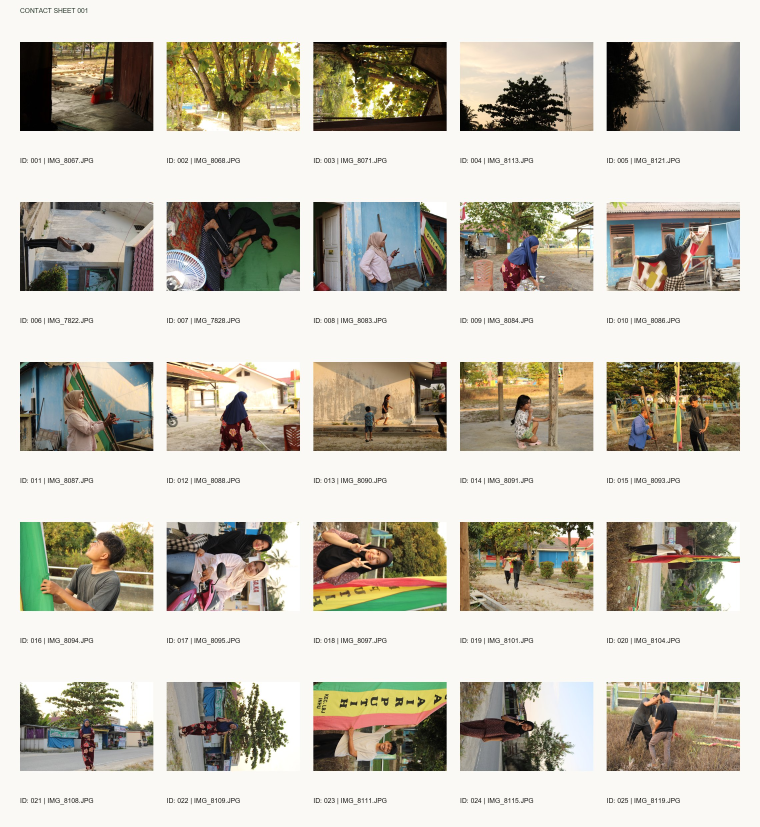
#> input picture contact-sheets/sheet_001.jpg, 2280 x 2480 px, given as the content of the folder c:/Mine/porto/profildesainhu/newimg, which was not available (shown at 1/3 size)
$ python generate_contact_sheets.py
#> lines starting #> are read from the running program, lines starting #| are printed output that depends on the picture; pictures that were not available may be replaced by others from this repository, and a replacement may not be noted
import os
from PIL import Image, ImageDraw, ImageFont

src_dir = 'c:/Mine/porto/profildesainhu/newimg'
artifact_dir = 'C:/Users/acer/.gemini/antigravity-ide/brain/a52c3b0c-1afc-40eb-8cf1-db3b465cd88d/scratch/contact-sheets'
local_dir = 'c:/Mine/porto/profildesainhu/Desa Air Putih Digital Experience/contact-sheets'

os.makedirs(artifact_dir, exist_ok=True)
os.makedirs(local_dir, exist_ok=True)

image_paths = []
for root, dirs, files in os.walk(src_dir):
    for f in files:
        if f.lower().endswith(('.png', '.jpg', '.jpeg', '.webp')):
            image_paths.append(os.path.join(root, f))
image_paths.sort()

# Configuration for contact sheet
thumb_w = 400
thumb_h = 400
cols = 5
rows = 5
padding = 40
margin = 60
text_h = 40

sheet_w = margin * 2 + cols * thumb_w + (cols - 1) * padding
sheet_h = margin * 2 + rows * (thumb_h + text_h) + (rows - 1) * padding

try:
    font = ImageFont.truetype("arial.ttf", 20)
except:
    font = ImageFont.load_default()

counter = 1
sheet_num = 1
current_img_idx = 0

while current_img_idx < len(image_paths):
    sheet = Image.new('RGB', (sheet_w, sheet_h), (250, 249, 246))
    draw = ImageDraw.Draw(sheet)

    # Title
    draw.text((margin, 20), f"CONTACT SHEET {sheet_num:03d}", fill=(44, 62, 45), font=font)

    for row in range(rows):
        for col in range(cols):
            if current_img_idx >= len(image_paths):
                break

            path = image_paths[current_img_idx]
            filename = os.path.basename(path)
            file_id = f"{counter:03d}"

            x = margin + col * (thumb_w + padding)
            y = margin + row * (thumb_h + text_h + padding)

            try:
                with Image.open(path) as img:
#> img is the input picture: PIL image 2280x2480 RGB; mean R, G, B 195.2, 190.6, 177.5
                    img.thumbnail((thumb_w, thumb_h))
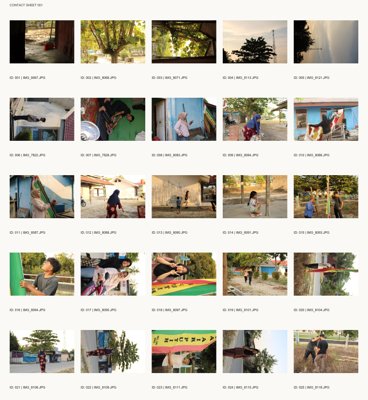
#> img: PIL image 368x400 RGB; mean R, G, B 195.1, 190.5, 177.5
                    if img.mode in ('RGBA', 'P'):
                        img = img.convert('RGB')

                    # Center thumbnail in its cell
                    offset_x = x + (thumb_w - img.width) // 2
#> offset_x = 76
                    offset_y = y + (thumb_h - img.height) // 2
#> offset_y = 60
                    sheet.paste(img, (offset_x, offset_y))
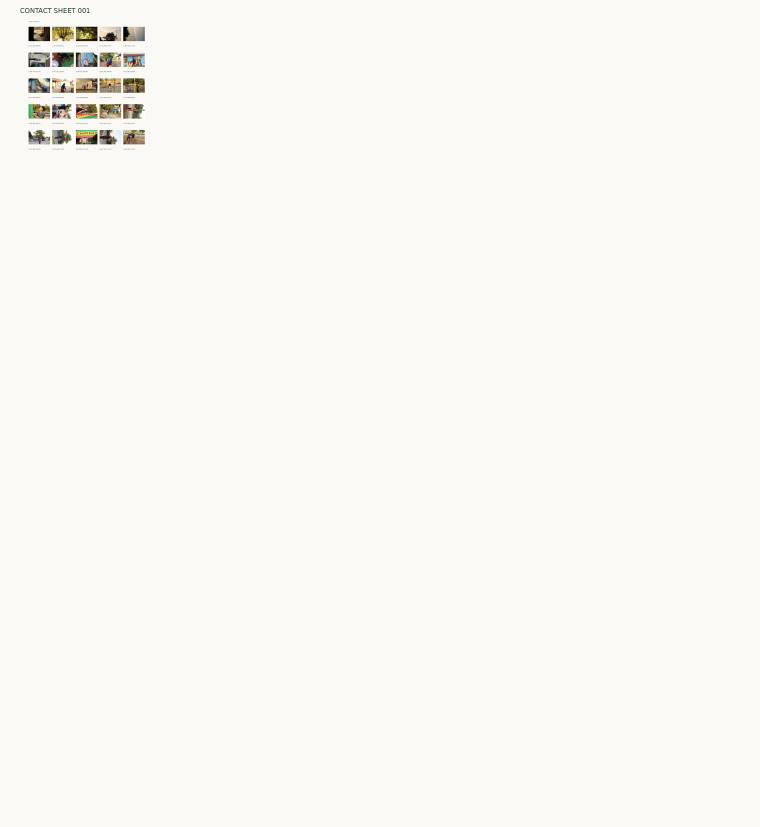
#> sheet: PIL image 2280x2480 RGB (shown at 1/3 size); mean R, G, B 248.5, 247.4, 244.2
            except Exception as e:
                draw.rectangle([x, y, x+thumb_w, y+thumb_h], fill=(200, 200, 200))
                draw.text((x+10, y+thumb_h//2), "ERROR LOADING", fill=(255, 0, 0))

            # Label
            label_text = f"ID: {file_id} | {filename[:15]}"
            draw.text((x, y + thumb_h + 10), label_text, fill=(26, 26, 26), font=font)

            counter += 1
            current_img_idx += 1

    # Save sheet
    sheet_name = f"sheet_{sheet_num:03d}.jpg"
    sheet.save(os.path.join(local_dir, sheet_name), 'JPEG', quality=85)
    sheet.save(os.path.join(artifact_dir, sheet_name), 'JPEG', quality=85)

    print(f"Generated {sheet_name} with {min(25, counter - 1 - (sheet_num - 1) * 25)} images")
    sheet_num += 1

print("All contact sheets generated.")

$ run again, on contact-sheets/sheet_005.jpg
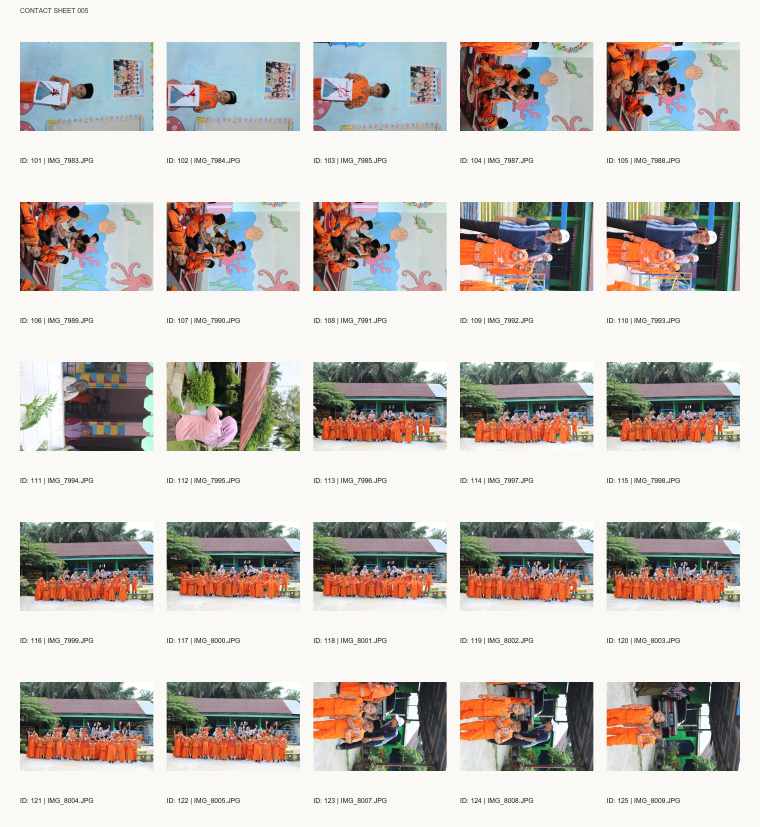
#> input picture contact-sheets/sheet_005.jpg, 2280 x 2480 px, given as the content of the folder c:/Mine/porto/profildesainhu/newimg, which was not available (shown at 1/3 size)
#> img is the input picture: PIL image 2280x2480 RGB; mean R, G, B 200, 194.1, 189.1
#> `img.thumbnail((thumb_w, thumb_h))`:
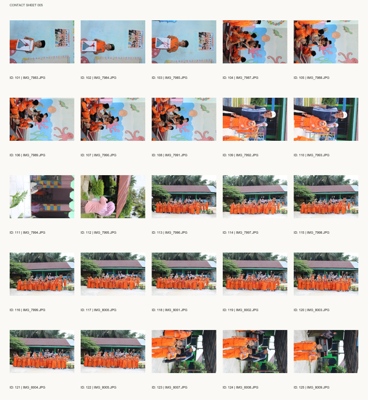
#> img: PIL image 368x400 RGB; mean R, G, B 199.9, 194, 189.1
#> `sheet.paste(img, (offset_x, offset_y))`:
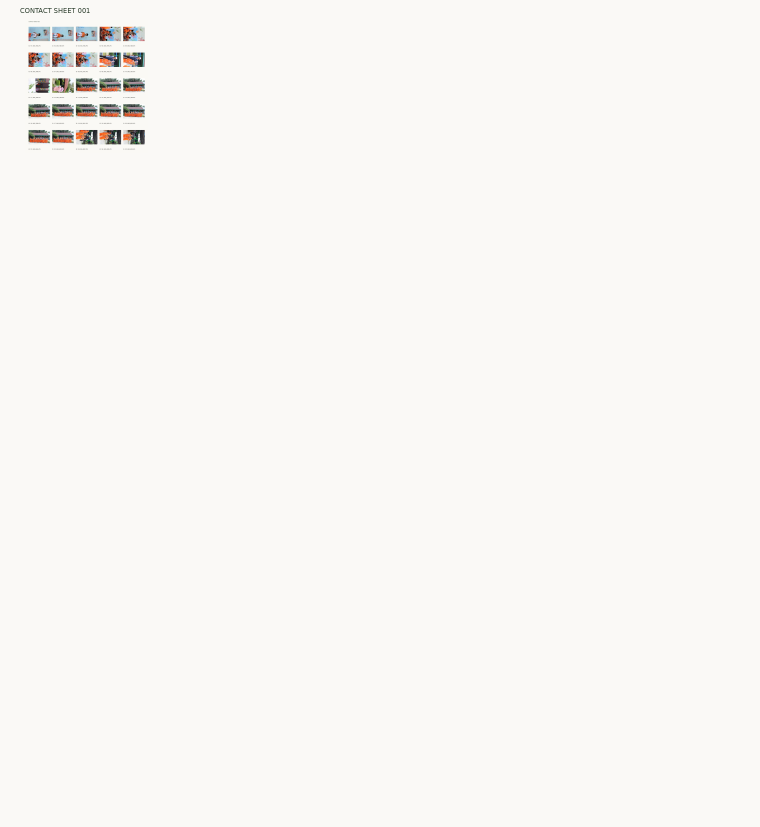
#> sheet: PIL image 2280x2480 RGB (shown at 1/3 size); mean R, G, B 248.7, 247.5, 244.5

$ run again, on contact-sheets/sheet_006.jpg
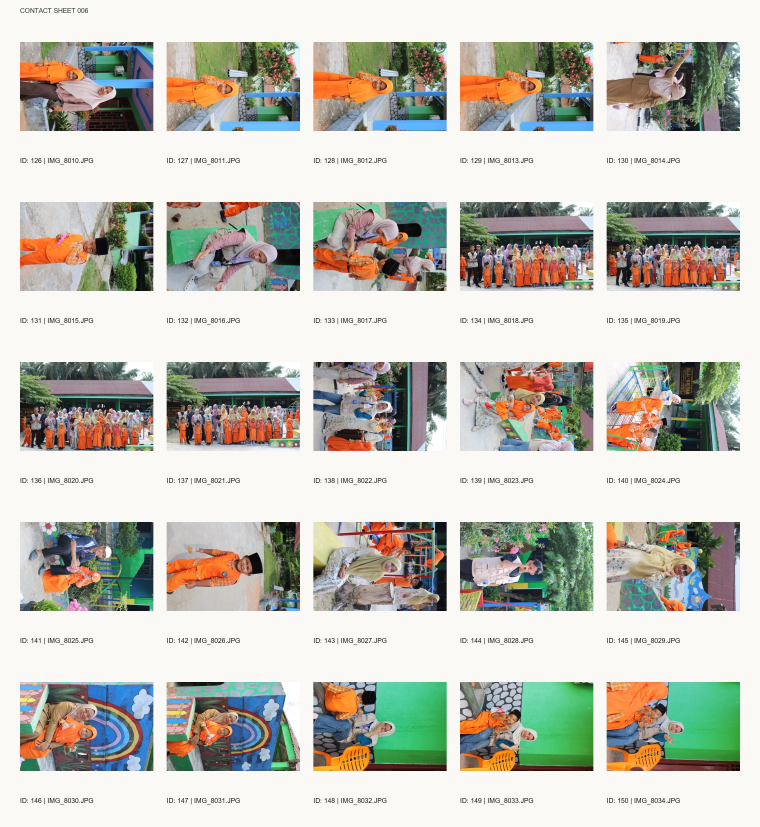
#> input picture contact-sheets/sheet_006.jpg, 2280 x 2480 px, given as the content of the folder c:/Mine/porto/profildesainhu/newimg, which was not available (shown at 1/3 size)
#> img is the input picture: PIL image 2280x2480 RGB; mean R, G, B 193.4, 192.8, 183.5
#> `img.thumbnail((thumb_w, thumb_h))`:
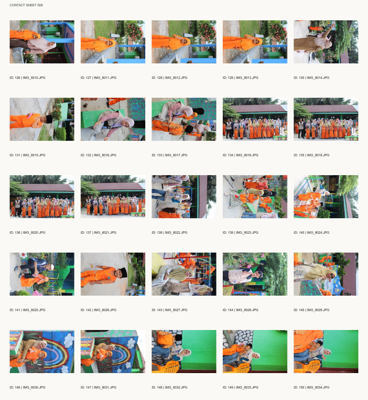
#> img: PIL image 368x400 RGB; mean R, G, B 193.3, 192.8, 183.4
#> `sheet.paste(img, (offset_x, offset_y))`:
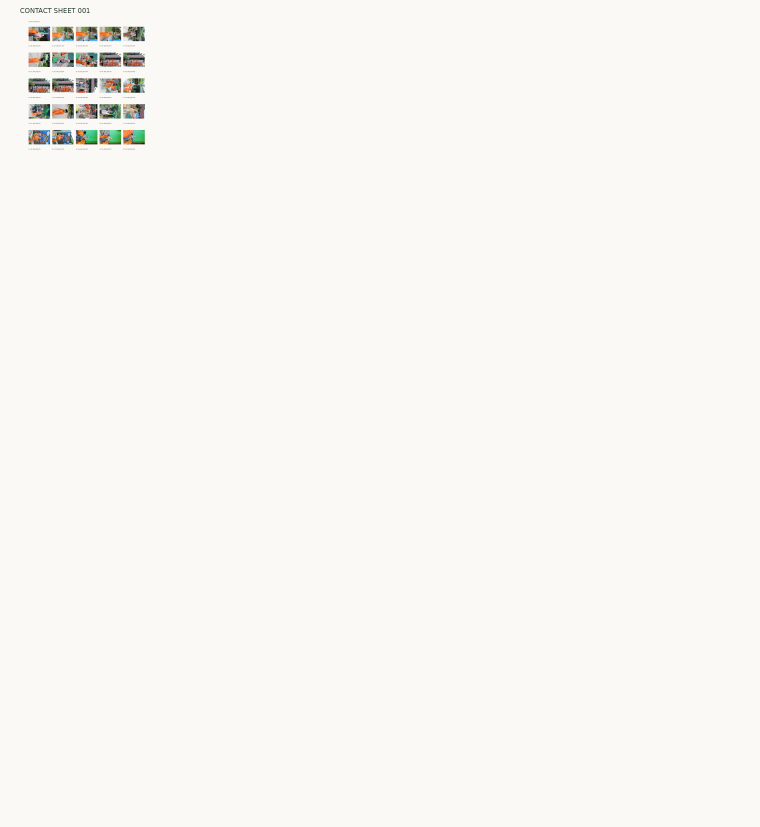
#> sheet: PIL image 2280x2480 RGB (shown at 1/3 size); mean R, G, B 248.5, 247.5, 244.3

$ run again, on contact-sheets/sheet_007.jpg
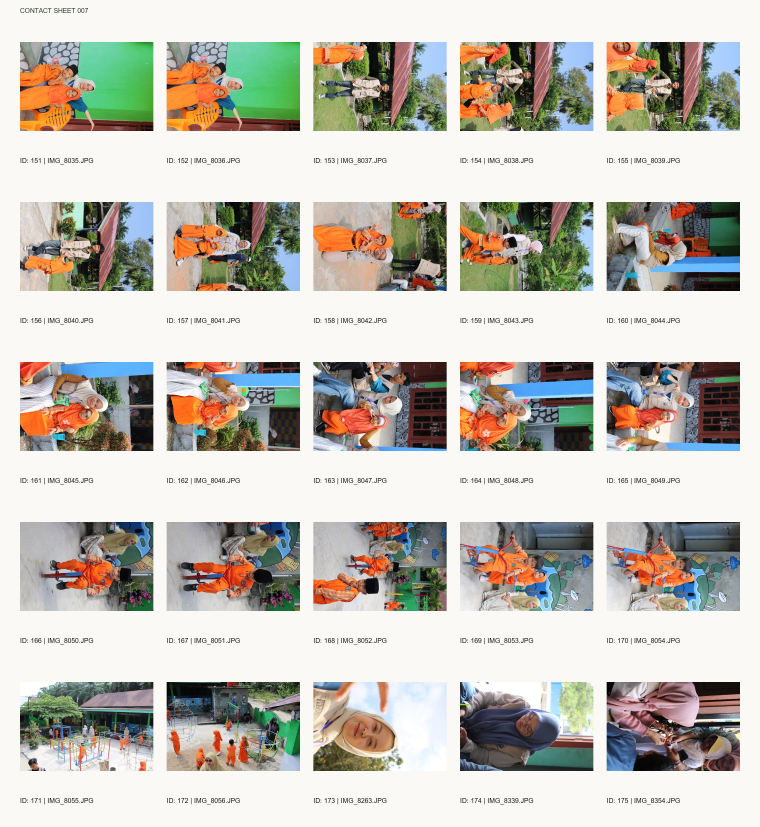
#> input picture contact-sheets/sheet_007.jpg, 2280 x 2480 px, given as the content of the folder c:/Mine/porto/profildesainhu/newimg, which was not available (shown at 1/3 size)
#> img is the input picture: PIL image 2280x2480 RGB; mean R, G, B 194.5, 190.9, 182
#> `img.thumbnail((thumb_w, thumb_h))`:
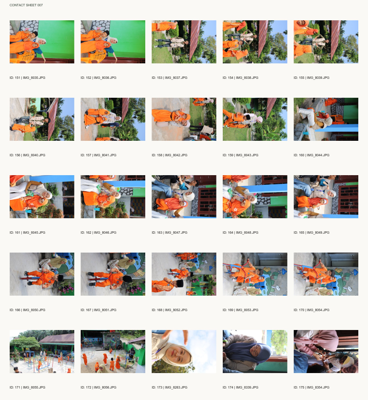
#> img: PIL image 368x400 RGB; mean R, G, B 194.4, 190.9, 181.9
#> `sheet.paste(img, (offset_x, offset_y))`:
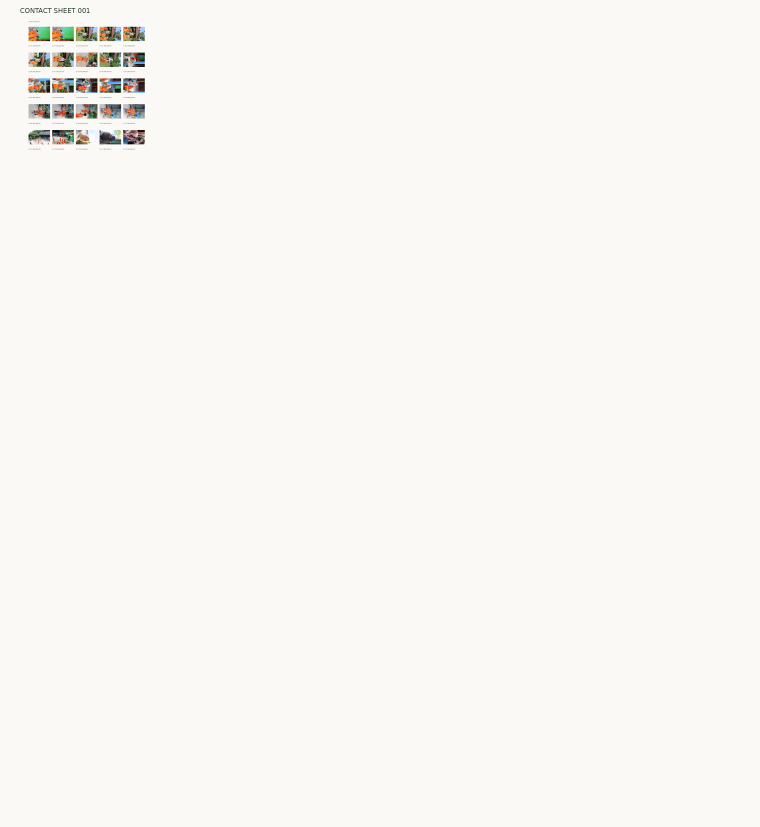
#> sheet: PIL image 2280x2480 RGB (shown at 1/3 size); mean R, G, B 248.5, 247.5, 244.3
